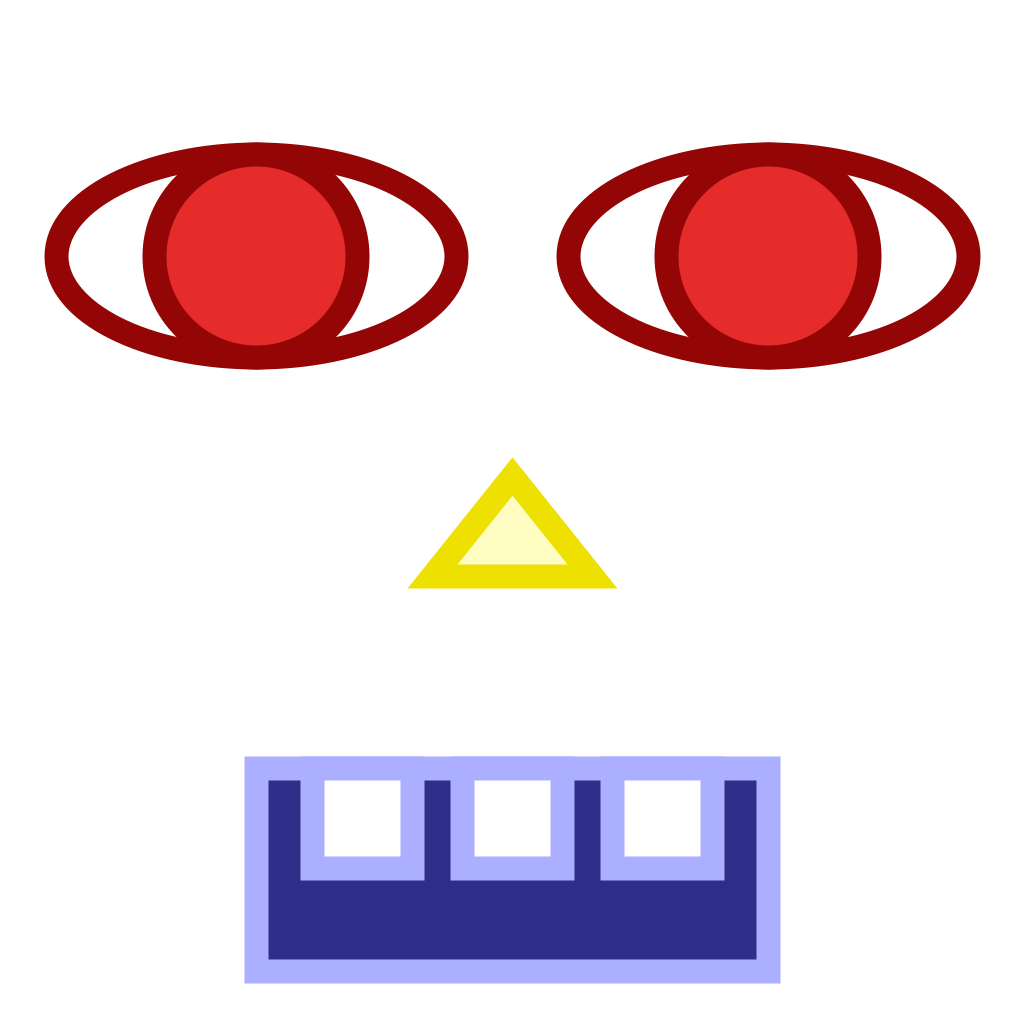
Frame 1 (no input)
Frame 60 (the mouse pressed at the canvas centre just before this capture): identical to frame 1, image omitted
Frame 120 (the mouse held since frame 60 and released just before this capture): identical to frame 1, image omitted

The Processing sketch that drew this single still picture (run headless with seeded random() and noise(); from frame 60 on, the mouse is pressed at the canvas centre):

// Processing sketch: lecture_240901a_shapeDemo
// ── lecture_240901a_shapeDemo.pde
void setup() {
  size(1024, 1024);
}

void draw() {
  background(#ffffff);

  //eyes
  int eyeOffset = 256; // left and right of center
  int eyeY = 256; // yPosition
  int eyeWidth = 400; // eye dimensions
  int eyeHeight = 203; // try tweaking this

  // left eye
  fill(#ffffff);  // eye white
  stroke(#940505);
  strokeWeight(24);
  ellipse(width/2 - eyeOffset, eyeY, eyeWidth, eyeHeight);
  fill(#e62b2b);
  circle(width/2 - eyeOffset, eyeY, eyeHeight);

  // right eye
  fill(#ffffff);  // eye white
  stroke(#940505);
  strokeWeight(24);
  ellipse(width/2 + eyeOffset, eyeY, eyeWidth, eyeHeight);
  fill(#e62b2b);
  circle(width/2 + eyeOffset, eyeY, eyeHeight);
   //<>//
  // nose
  PVector a, b, c, d;
  int noseX = 512;
  int noseY = 576;
  int noseOffset = 80;
  int noseHeight = 100;
  a = new PVector(noseX, noseY - noseHeight);
  b = new PVector(noseX - noseOffset, noseY);
  c = new PVector(noseX + noseOffset, noseY);
  d = new PVector(noseX, noseY + noseHeight);
  
  fill(#fffdc2);
  stroke(#eee000);
  //quad(a.x, a.y, b.x, b.y, d.x, d.y, c.x, c.y );
  triangle(a.x, a.y, b.x, b.y, c.x, c.y);

  // mouth
  int mouthX = width/2 - eyeOffset;
  int mouthY = 768;
  int toothSize = 100;
  fill(#2e2e88);
  stroke(#acaeff);
  rectMode(CORNER);
  rect(mouthX, mouthY, eyeOffset*2, eyeHeight);
  fill(#ffffff);

  rectMode(CENTER);
  square(width/2, mouthY + toothSize * 0.5, toothSize); // center tooth
  square(width/2 - toothSize * 1.5, mouthY + toothSize * 0.5, toothSize); // left tooth
  square(width/2 + toothSize * 1.5, mouthY + toothSize * 0.5, toothSize); // right tooth

  if (frameCount == 1) {
    save("output.png");
    println("saved as output.png!");
  }
}
